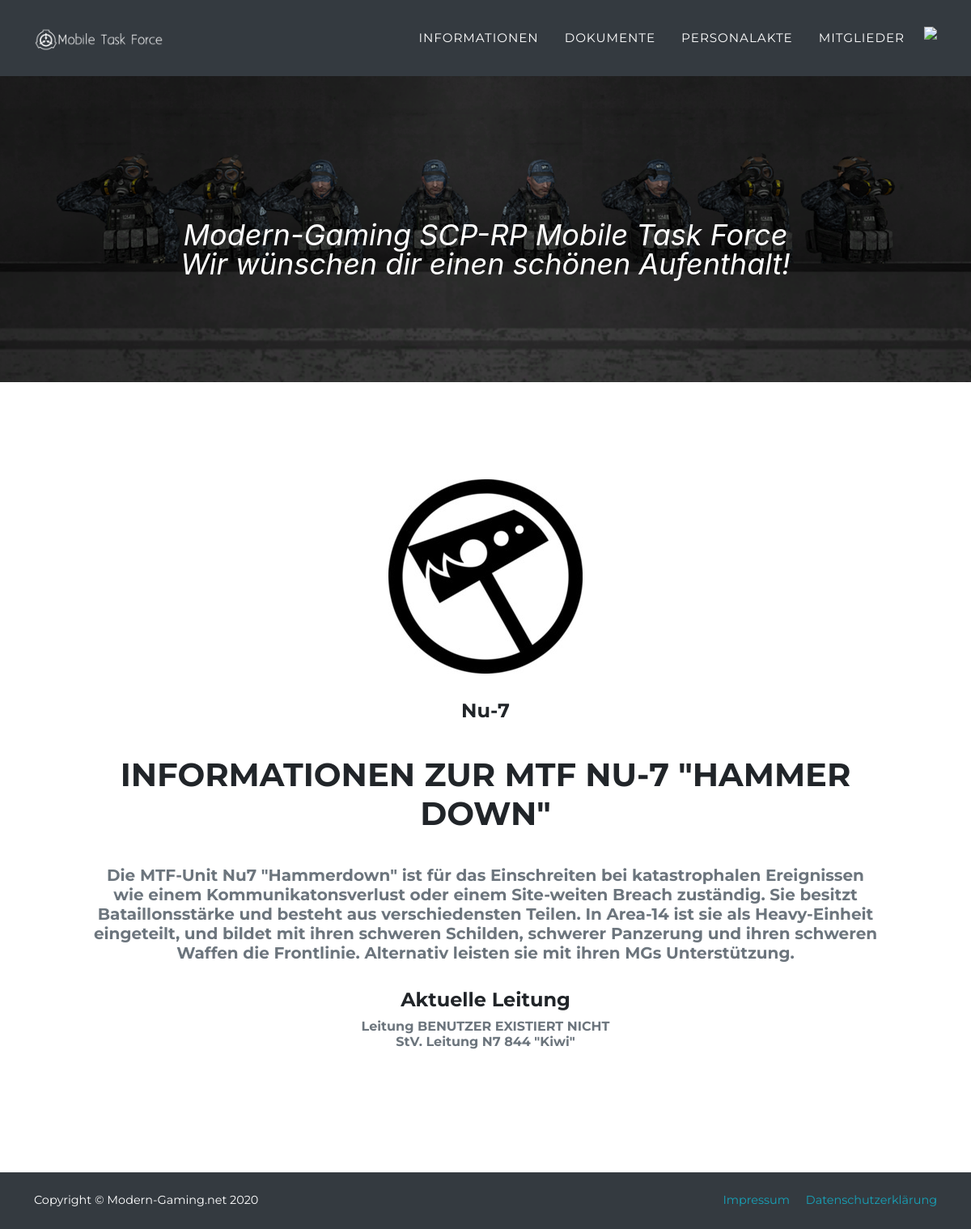
/index.php?information=n7, run on the app's committed database.
### tables this page shows
CREATE TABLE `mtf_einheiten` (
  `id` int(11) NOT NULL,
  `name` text NOT NULL,
  `info` text NOT NULL,
  `titel` text NOT NULL,
  `shortname` text NOT NULL,
  `url` text NOT NULL,
  `leitung` text NOT NULL,
  `coleitung` text NOT NULL
);

CREATE TABLE `mtf_character` (
  `id` int(11) NOT NULL,
  `steamid` text NOT NULL,
  `job` text NOT NULL,
  `rank` text NOT NULL,
  `codename` text NOT NULL,
  `dienstnummer` int(11) NOT NULL
);

### system/database.php (called while the page is built, shortened)
<?php
	$db = mysqli_connect("84.59.133.60", "mtf", "mImdfhoxdGM2mdpD", "mtf_site");
	function runQuery($sql) {
		global $db;
		$res = mysqli_query($db, $sql);
		return $res;
	}
	function getFullMTFName($steamid) {
		$data = runQuery("SELECT * FROM mtf_character WHERE steamid='".$steamid."' LIMIT 1");
		if(mysqli_num_rows($data) == 0) { return "BENUTZER EXISTIERT NICHT"; }
		$row = mysqli_fetch_array($data);
		return ucfirst($row["job"]) . " " . strval($row["dienstnummer"]) . " \"" . $row["codename"]."\"";
	}
?>

### index.php (the view, shortened to what this page needs)
<!DOCTYPE html>
<html lang="en">
<?php
    require("system/database.php");
    require("system/navbar.php");
    if(isset($_GET["information"])) {
        $info = runQuery("SELECT * FROM mtf_einheiten WHERE shortname='".$_GET["information"]."'");
        $info = mysqli_fetch_array($info);
        ?>
        <section class="page-section" id="info">
            <div class="text-center">
                <center>
                    <br>
                    <?php
                        $kek = runQuery("SELECT * FROM mtf_einheiten WHERE shortname='".$info["shortname"]."'");
                        while($row = mysqli_fetch_assoc($kek)) {
                            ?>
                                <div class="col-md-4">
                                        <a href="index.php?information=<?php echo $row["shortname"]; ?>">
                                            <span class="fa-stack fa-8x unitcircle">
                                                <img src="assets/img/einheiten/<?php echo $row["shortname"]; ?>.jpg"
                                                     alt=""/>
                                            </span>
                                        </a>
                                    <h4 class="my-3"><?php echo $row["name"] ?></h4>
                                </div>
                            <?php
                        }
                    ?>
                    <div class="col-md-10">
                        <br>
                        <h2 class="section-heading text-uppercase"><?php echo $info["titel"]; ?></h2>
                        <br>
                        <h5 class="text-muted"><?php echo $info["info"]; ?></h5>
                    </div>
                    <br>
                    <div class="col-md-10 text-center">
                        <h4>
                            Aktuelle Leitung
                        <h4>
                        <h6 class="text-muted"><?php echo "Leitung " . getFullMTFName($info["leitung"]) . "<br>". "StV. Leitung " . getFullMTFName($info["coleitung"]); ?></h6>
                    </div>
                </center>
            </div>
        </section>
            <br><br>
        <?php
        require("system/footer.php");
        return;
    }
?>
    <?php require("system/footer.php"); ?>

### data on the page
mtf_einheiten: name "Nu-7", titel "INFORMATIONEN ZUR MTF NU-7 \"HAMMER DOWN\"", info "Die MTF-Unit Nu7 \"Hammerdown\" ist für das Einschreiten bei katastrophalen Ereignissen wie einem Kommunikatonsverlust oder einem Site-weiten Breach zuständig. Sie besitzt Bataillonsstärke und besteht aus verschiedensten Teilen. In Area-14 ist sie als Heavy-Einheit eingeteilt, und bildet mit ihren schweren Schilden, schwerer Panzerung und ihren schweren Waffen die Frontlinie. Alternativ leisten sie mit ihren MGs Unterstützung.", coleitung.codename "N7 844 \"Kiwi\""

### other printed values
getFullMTFName($info["leitung"]) "BENUTZER EXISTIERT NICHT"
